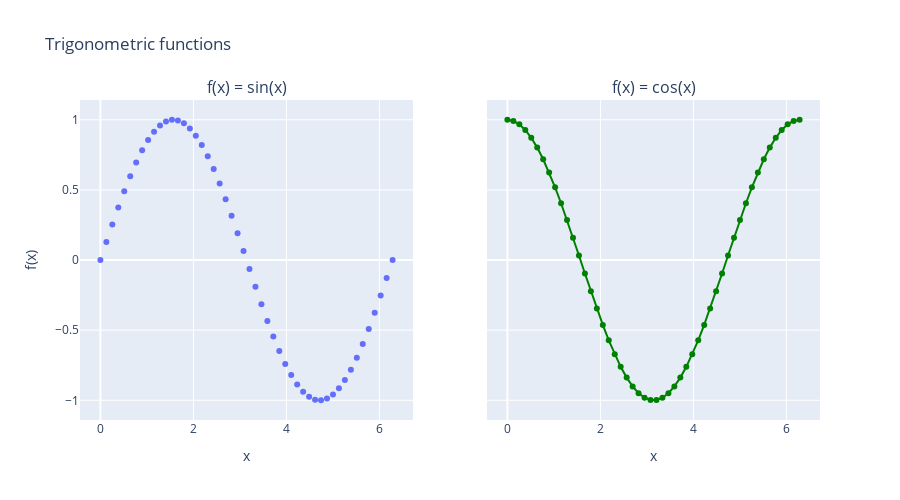

Source (notebook cell):
### Code cell
# You can also select a trace to update according to a selector
fig.update_traces(
    selector=dict(mode='lines+markers'),
    marker=dict(color='green'),
)

### Figure 1 — Plotly figure (JSON) as saved in the notebook; plotly's stock layout.template omitted (floating-point values rounded to 4 significant figures)
{"data": [{"mode": "markers", "name": "sin(x)", "type": "scatter", "x": [0, 0.1282, 0.2565, 0.3847, 0.5129, 0.6411, 0.7694, 0.8976, 1.026, 1.154, 1.282, 1.411, 1.539, 1.667, 1.795, 1.923, 2.052, 2.18, 2.308, 2.436, 2.565, 2.693, 2.821, 2.949, 3.077, 3.206, 3.334, 3.462, 3.59, 3.719, 3.847, 3.975, 4.103, 4.232, 4.36, 4.488, 4.616, 4.744, 4.873, 5.001, 5.129, 5.257, 5.386, 5.514, 5.642, 5.77, 5.899, 6.027, 6.155, 6.283], "xaxis": "x", "y": [0, 0.1279, 0.2537, 0.3753, 0.4907, 0.5981, 0.6957, 0.7818, 0.8551, 0.9144, 0.9587, 0.9872, 0.9995, 0.9954, 0.9749, 0.9385, 0.8866, 0.8202, 0.7403, 0.6482, 0.5455, 0.4339, 0.3151, 0.1912, 0.06407, -0.06407, -0.1912, -0.3151, -0.4339, -0.5455, -0.6482, -0.7403, -0.8202, -0.8866, -0.9385, -0.9749, -0.9954, -0.9995, -0.9872, -0.9587, -0.9144, -0.8551, -0.7818, -0.6957, -0.5981, -0.4907, -0.3753, -0.2537, -0.1279, -2.449e-16], "yaxis": "y"}, {"marker": {"color": "green"}, "mode": "lines+markers", "name": "cos(x)", "type": "scatter", "x": [0, 0.1282, 0.2565, 0.3847, 0.5129, 0.6411, 0.7694, 0.8976, 1.026, 1.154, 1.282, 1.411, 1.539, 1.667, 1.795, 1.923, 2.052, 2.18, 2.308, 2.436, 2.565, 2.693, 2.821, 2.949, 3.077, 3.206, 3.334, 3.462, 3.59, 3.719, 3.847, 3.975, 4.103, 4.232, 4.36, 4.488, 4.616, 4.744, 4.873, 5.001, 5.129, 5.257, 5.386, 5.514, 5.642, 5.77, 5.899, 6.027, 6.155, 6.283], "xaxis": "x2", "y": [1, 0.9918, 0.9673, 0.9269, 0.8713, 0.8014, 0.7183, 0.6235, 0.5184, 0.4048, 0.2845, 0.1596, 0.03205, -0.09602, -0.2225, -0.3454, -0.4625, -0.5721, -0.6723, -0.7614, -0.8381, -0.901, -0.9491, -0.9816, -0.9979, -0.9979, -0.9816, -0.9491, -0.901, -0.8381, -0.7614, -0.6723, -0.5721, -0.4625, -0.3454, -0.2225, -0.09602, 0.03205, 0.1596, 0.2845, 0.4048, 0.5184, 0.6235, 0.7183, 0.8014, 0.8713, 0.9269, 0.9673, 0.9918, 1], "yaxis": "y2"}], "layout": {"annotations": [{"font": {"size": 16}, "showarrow": false, "text": "f(x) = sin(x)", "x": 0.225, "xanchor": "center", "xref": "paper", "y": 1, "yanchor": "bottom", "yref": "paper"}, {"font": {"size": 16}, "showarrow": false, "text": "f(x) = cos(x)", "x": 0.775, "xanchor": "center", "xref": "paper", "y": 1, "yanchor": "bottom", "yref": "paper"}], "height": 500, "showlegend": false, "title": {"text": "Trigonometric functions"}, "width": 900, "xaxis": {"anchor": "y", "domain": [0, 0.45], "title": {"text": "x"}}, "xaxis2": {"anchor": "y2", "domain": [0.55, 1], "title": {"text": "x"}}, "yaxis": {"anchor": "x", "domain": [0, 1], "title": {"text": "f(x)"}}, "yaxis2": {"anchor": "x2", "domain": [0, 1], "matches": "y", "showticklabels": false}}}
